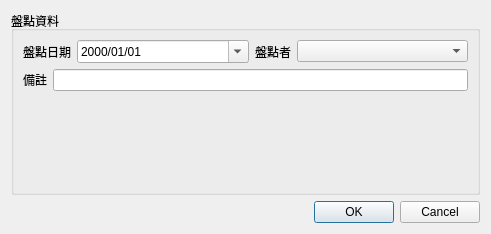
<?xml version="1.0" encoding="UTF-8"?>
<ui version="4.0">
 <class>Dialog_add_inventory</class>
 <widget class="QDialog" name="Dialog_add_inventory">
  <property name="windowModality">
   <enum>Qt::NonModal</enum>
  </property>
  <property name="geometry">
   <rect>
    <x>0</x>
    <y>0</y>
    <width>491</width>
    <height>234</height>
   </rect>
  </property>
  <property name="sizePolicy">
   <sizepolicy hsizetype="Preferred" vsizetype="Preferred">
    <horstretch>0</horstretch>
    <verstretch>0</verstretch>
   </sizepolicy>
  </property>
  <property name="windowTitle">
   <string>新增盤點資料</string>
  </property>
  <layout class="QVBoxLayout" name="verticalLayout">
   <item>
    <widget class="QGroupBox" name="groupBox">
     <property name="title">
      <string>盤點資料</string>
     </property>
     <property name="flat">
      <bool>true</bool>
     </property>
     <layout class="QVBoxLayout" name="verticalLayout_2">
      <item>
       <layout class="QHBoxLayout" name="horizontalLayout">
        <item>
         <widget class="QLabel" name="label_4">
          <property name="font">
           <font>
            <weight>50</weight>
            <bold>false</bold>
           </font>
          </property>
          <property name="text">
           <string>盤點日期</string>
          </property>
         </widget>
        </item>
        <item>
         <widget class="QDateEdit" name="dateEdit_inventory_date">
          <property name="sizePolicy">
           <sizepolicy hsizetype="Expanding" vsizetype="Fixed">
            <horstretch>0</horstretch>
            <verstretch>0</verstretch>
           </sizepolicy>
          </property>
          <property name="displayFormat">
           <string>yyyy/MM/dd</string>
          </property>
          <property name="calendarPopup">
           <bool>true</bool>
          </property>
         </widget>
        </item>
        <item>
         <widget class="QLabel" name="label_7">
          <property name="text">
           <string>盤點者</string>
          </property>
          <property name="alignment">
           <set>Qt::AlignLeading|Qt::AlignLeft|Qt::AlignVCenter</set>
          </property>
         </widget>
        </item>
        <item>
         <widget class="QComboBox" name="comboBox_inspector">
          <property name="sizePolicy">
           <sizepolicy hsizetype="Expanding" vsizetype="Fixed">
            <horstretch>0</horstretch>
            <verstretch>0</verstretch>
           </sizepolicy>
          </property>
         </widget>
        </item>
       </layout>
      </item>
      <item>
       <layout class="QHBoxLayout" name="horizontalLayout_3">
        <item>
         <widget class="QLabel" name="label_3">
          <property name="text">
           <string>備註</string>
          </property>
          <property name="alignment">
           <set>Qt::AlignRight|Qt::AlignTrailing|Qt::AlignVCenter</set>
          </property>
         </widget>
        </item>
        <item>
         <widget class="QLineEdit" name="lineEdit_remark">
          <property name="readOnly">
           <bool>false</bool>
          </property>
         </widget>
        </item>
       </layout>
      </item>
      <item>
       <spacer name="verticalSpacer_2">
        <property name="orientation">
         <enum>Qt::Vertical</enum>
        </property>
        <property name="sizeHint" stdset="0">
         <size>
          <width>20</width>
          <height>40</height>
         </size>
        </property>
       </spacer>
      </item>
     </layout>
    </widget>
   </item>
   <item>
    <widget class="QDialogButtonBox" name="buttonBox">
     <property name="orientation">
      <enum>Qt::Horizontal</enum>
     </property>
     <property name="standardButtons">
      <set>QDialogButtonBox::Cancel|QDialogButtonBox::Ok</set>
     </property>
     <property name="centerButtons">
      <bool>false</bool>
     </property>
    </widget>
   </item>
  </layout>
 </widget>
 <resources/>
 <connections>
  <connection>
   <sender>buttonBox</sender>
   <signal>accepted()</signal>
   <receiver>Dialog_add_inventory</receiver>
   <slot>accept()</slot>
   <hints>
    <hint type="sourcelabel">
     <x>248</x>
     <y>254</y>
    </hint>
    <hint type="destinationlabel">
     <x>157</x>
     <y>274</y>
    </hint>
   </hints>
  </connection>
  <connection>
   <sender>buttonBox</sender>
   <signal>rejected()</signal>
   <receiver>Dialog_add_inventory</receiver>
   <slot>reject()</slot>
   <hints>
    <hint type="sourcelabel">
     <x>316</x>
     <y>260</y>
    </hint>
    <hint type="destinationlabel">
     <x>286</x>
     <y>274</y>
    </hint>
   </hints>
  </connection>
 </connections>
</ui>
